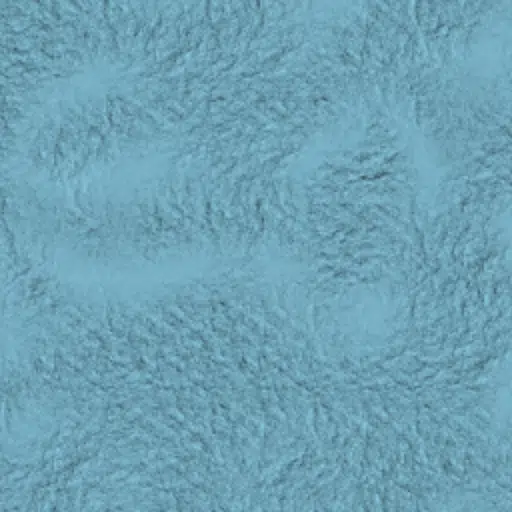
#> input picture scripts/tiles/8_35_113.webp, 512 x 512 px; its folder holds 4 pictures in this run
$ python mozaic_tiles.py
#> lines starting #> are read from the running program, lines starting #| are printed output that depends on the picture
#!/usr/bin/env python3

import os
import re
from PIL import Image

TILE_SIZE = 512
ZOOM_LEVEL = 8   # if tile filenames start with "8_"
TILES_FOLDER = "tiles"  # folder containing your .webp tiles
OUTPUT_NAME = f"mosaic_zoom{ZOOM_LEVEL}.png"

def main():
    # 1) Collect all tile files that match the pattern "8_col_row.webp"
    pattern = re.compile(rf"^{ZOOM_LEVEL}_(\d+)_(\d+)\.webp$")

    all_tiles = []
    for fname in os.listdir(TILES_FOLDER):
        m = pattern.match(fname)
        if m:
            col_str, row_str = m.groups()
            col = int(col_str)
            row = int(row_str)
            filepath = os.path.join(TILES_FOLDER, fname)
            all_tiles.append((col, row, filepath))
#> pass 2 of the loop in main, `for fname in os.listdir(TILES_FOLDER):`:
#> pass 3 of the loop in main, `for fname in os.listdir(TILES_FOLDER):`:
#> the loop made 4 passes; the first 3 are shown

    if not all_tiles:
        print("No tiles found matching the pattern in", TILES_FOLDER)
        return

    # 2) Find colMin, colMax, rowMin, rowMax
    cols = [t[0] for t in all_tiles]
    rows = [t[1] for t in all_tiles]
    col_min = min(cols)
    col_max = max(cols)
    row_min = min(rows)
    row_max = max(rows)

    print(f"Found tile columns from {col_min}..{col_max}")
    print(f"Found tile rows from {row_min}..{row_max}")

    # 3) Create the mosaic image (width x height)
    width_px = (col_max - col_min + 1) * TILE_SIZE
    height_px = (row_max - row_min + 1) * TILE_SIZE
    print(f"Mosaic size = {width_px} x {height_px}")

    # RGBA so we can have transparency for missing areas
    mosaic = Image.new("RGBA", (width_px, height_px), (0,0,0,0))
#> mosaic: PIL image 1536x11264 RGBA; every value is 0

    # 4) Paste each tile at its offset
    for col, row, path in all_tiles:
        try:
            tile_img = Image.open(path).convert("RGBA")
            x_offset = (col - col_min) * TILE_SIZE
            y_offset = (row - row_min) * TILE_SIZE
            mosaic.paste(tile_img, (x_offset, y_offset), tile_img)
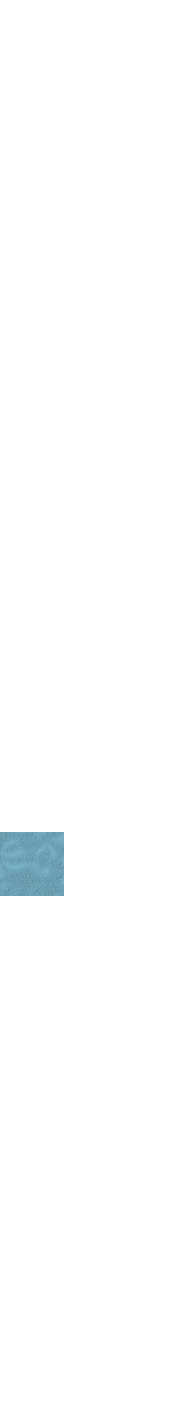
#> mosaic: PIL image 1536x11264 RGBA (shown at 1/8 size); mean R, G, B, A 1.7, 2.5, 2.7, 3.9; transparent parts drawn white
        except Exception as e:
            print(f"Error opening {path}: {e}")
#> pass 2 of the loop in main, `for col, row, path in all_tiles:`:
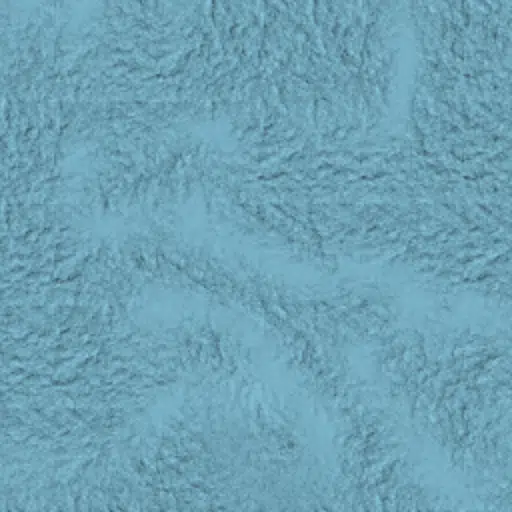
#> input picture scripts/tiles/8_36_100.webp, 512 x 512 px
#> in main, `mosaic.paste(tile_img, (x_offset, y_offset), tile_img)`:
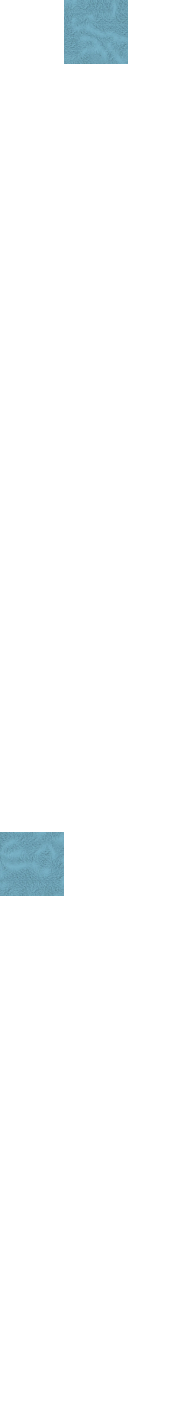
#> mosaic: PIL image 1536x11264 RGBA (shown at 1/8 size); mean R, G, B, A 3.3, 4.9, 5.5, 7.7; transparent parts drawn white
#> pass 3 of the loop in main, `for col, row, path in all_tiles:`:
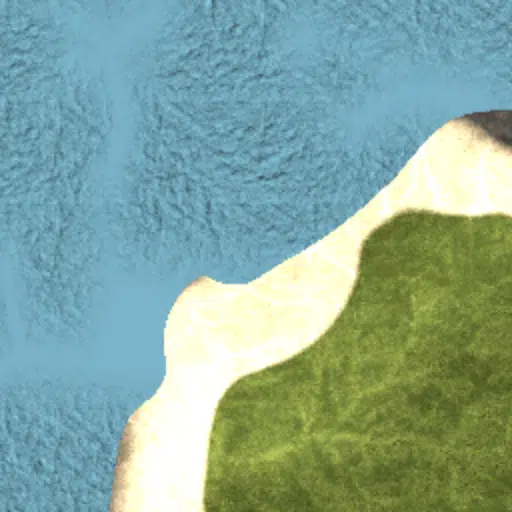
#> input picture scripts/tiles/8_36_110.webp, 512 x 512 px
#> in main, `mosaic.paste(tile_img, (x_offset, y_offset), tile_img)`:
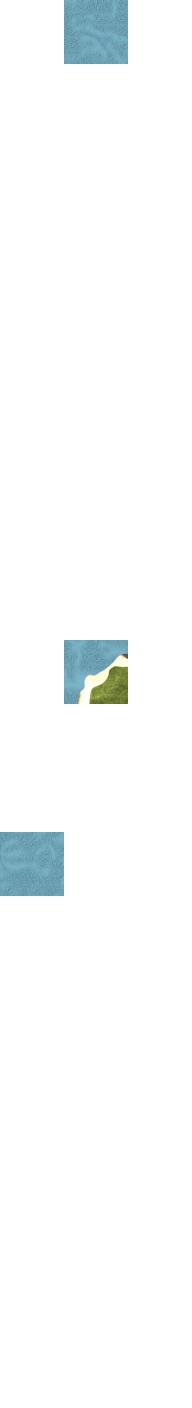
#> mosaic: PIL image 1536x11264 RGBA (shown at 1/8 size); mean R, G, B, A 5.4, 7.5, 7.8, 11.6; transparent parts drawn white
#> the loop made 4 passes; the first 3 are shown

    # 5) Save the result
    mosaic.save(OUTPUT_NAME)
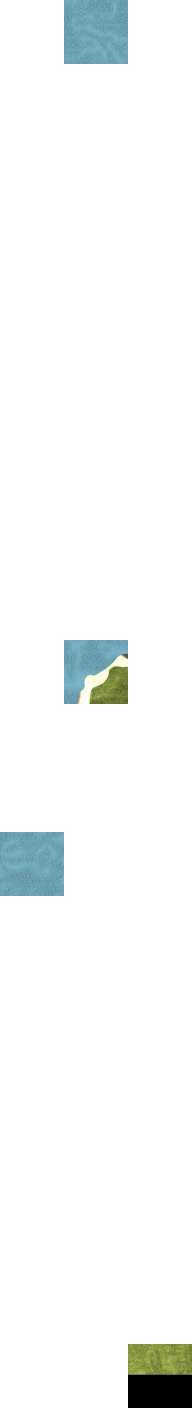
#> saved as mosaic_zoom8.png: PIL image 1536x11264 RGBA (shown at 1/8 size); mean R, G, B, A 6.3, 8.6, 8.3, 15.5; transparent parts drawn white
    print(f"Saved mosaic to {OUTPUT_NAME}")

if __name__ == "__main__":
    main()
